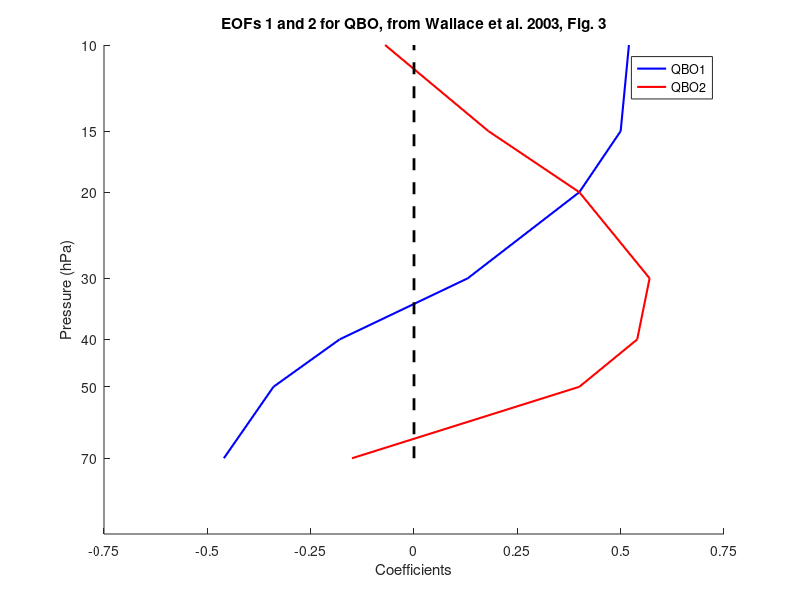

Here is the MATLAB script that generated this plot: (Note: this script raises an error after producing the figure.)
% This code is designed to create and plot the QBO EOFs from Wallace et al. (2003) and
% the projections onto the QBO smoothed and deseasonalized timeseries from
% Singapore winds (and others if back before 1987)

% setup
clear
close all
addpath('/Users/dgilford/ncar_summer_2017/fx_library');

% Using the values from the EOF projections found in Wallace et al. (2003),
% courtesy of Mijeong Park (NCAR, 7/27/2017, see their module waccmreg.f)
eof1=[-.46,-.34,-.18,.13,.40,.50,.52];
eof2=[-.15,.40,.54,.57,.40,.18,-.07];
lvlgrid=[70 50 40 30 20 15 10];

% plot the first and second eofs
close all
hqbo=figure(1);
hold on
    plot(eof1,lvlgrid,'b','LineWidth',1.5)
    plot(eof2,lvlgrid,'r','LineWidth',1.5)
    plot([0 0],[lvlgrid(1) lvlgrid(end)],'k--','LineWidth',2)
    legend('QBO1','QBO2','Location','Best')
    set(gca,'YTick',fliplr(lvlgrid),'YTickLabel',fliplr(lvlgrid))
    set(gca,'XTick',-0.75:0.25:0.75)
    set(gca,'ydir','reverse','yscale','log')
    xlim([-0.75 0.75])
    title('EOFs 1 and 2 for QBO, from Wallace et al. 2003, Fig. 3')
    xlabel('Coefficients')
    ylabel('Pressure (hPa)')
hold off

% load the qbo data
load('/Users/dgilford/ncar_summer_2017/gr_radiosondes/variability_indices/qbo_data_0617.mat')

% integrate to get qbo1 and qbo2
qbo1(:)=(eof1(1).*qbo.index(:,1)+eof1(2).*qbo.index(:,2)+...
    eof1(3).*qbo.index(:,3)+eof1(4).*qbo.index(:,4)+...
    eof1(5).*qbo.index(:,5)+eof1(6).*qbo.index(:,6)+...
    eof1(7).*qbo.index(:,7))./2./10;

qbo2(:)=(eof2(1).*qbo.index(:,1)+eof2(2).*qbo.index(:,2)+...
    eof2(3).*qbo.index(:,3)+eof2(4).*qbo.index(:,4)+...
    eof2(5).*qbo.index(:,5)+eof2(6).*qbo.index(:,6)+...
    eof2(7).*qbo.index(:,7))./2./10;

% remove the seasonal cycle at every height
nyear=fix(qbo.time(end))-floor(qbo.time(1))+1;
for yr=1:nyear
    for m=1:12
        tind=(yr-1)*12+m;
        qbo1_ym(yr,m)=qbo1(tind);
        qbo2_ym(yr,m)=qbo2(tind);
    end
end
qbo1_seas=nanmean(qbo1_ym,1);
qbo2_seas=nanmean(qbo2_ym,1);
for yr=1:nyear
	qbo1_anom(yr,:)=qbo1_ym(yr,:)-qbo1_seas;
    qbo2_anom(yr,:)=qbo2_ym(yr,:)-qbo2_seas;
end
for yr=1:nyear
    for m=1:12
        tind=(yr-1)*12+m;
        qbo1_ts(tind,1)=qbo1_anom(yr,m);
        qbo2_ts(tind,1)=qbo2_anom(yr,m);
    end
end 

% smooth the QBO data
nmon_move=5;
qbo1_smooth=movmean(qbo1_ts,[nmon_move 0]);
qbo2_smooth=movmean(qbo2_ts,[nmon_move 0]);

% reduce the data to only Singapore period (>1987)
goodinds=find(qbo.time>=1987);
qbo1_red=qbo1_smooth(goodinds);
qbo2_red=qbo2_smooth(goodinds);

% plot the timeseries
hqbots=figure(2);
hold on
    plot(qbo.time,qbo1,'b','LineWidth',1.5)
    plot(qbo.time,qbo2,'r','LineWidth',1.5)
    plot([qbo.time(1) qbo.time(end)],[0 0],'k--','LineWidth',2)
    legend('QBO1','QBO2','Location','Best')
    title('QBO1 and 2 from Wallace et al. 2003')
    axis('tight')
    xlabel('Year')
    ylabel('Amplitude')
    axis('tight')
hold off

% plot the phase space
hqbophase=figure(3);
set(gcf,'color','w')
set(gca,'FontSize',16)
hold on
dat1=qbo1_red(~isnan(qbo1_red));
dat2=qbo2_red(~isnan(qbo2_red));
[color_grid,~]=colorGradient([0 0 1],[1 0 0],length(dat1));
    for k=1:length(dat1)
        plot(dat1(k),dat2(k),'o','color',color_grid(k,:),'MarkerFaceColor',color_grid(k,:))
    end
    plot(dat1,dat2,'k')
    grid
    title('QBO EOF Projections, following Wallace et al. 2003')
    xlim([-3 3])
    ylim([-3 3])
    xlabel('QBO1')
    ylabel('QBO2')
hold off

% contour the QBO with respect to height
clevels=-40:5:15;
hqboz=figure(4);
hold on
    contourf(qbo.time(goodinds),qbo.lvlgrid,qbo.index(goodinds,:)',clevels)
    set(gca,'YTick',fliplr(lvlgrid),'YTickLabel',fliplr(lvlgrid))
    set(gca,'XTick',1990:5:2017)
    set(gca,'ydir','reverse','yscale','log')
    xlabel('Time')
    ylabel('Pressure (hPa)')
    title('Singapore Winds with Height (m/s)')
    colorbar
hold off
set(hqboz, 'Position', [200 200 1000 400])
set(hqboz,'PaperPositionMode','auto')   

%% Save out the Data

% store the QBO EOF1+2 arrays
qbo.eof1_weights=eof1;
qbo.eof2_weights=eof2;
qbo.eof1=qbo1_ts;
qbo.eof2=qbo2_ts;

% save out the data
savepath1='/Users/dgilford/ncar_summer_2017/gr_radiosondes/variability_indices/qboeof_data_0617.mat';
save(savepath1,'qbo');